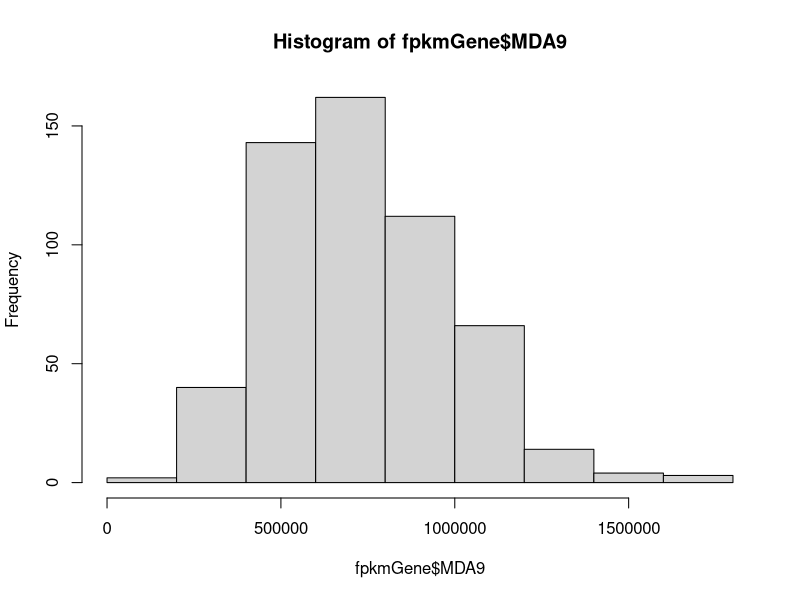
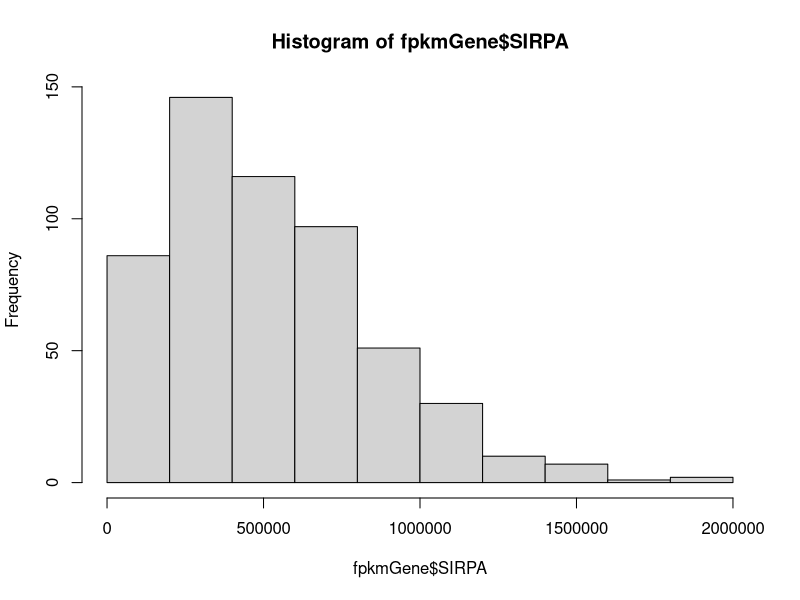
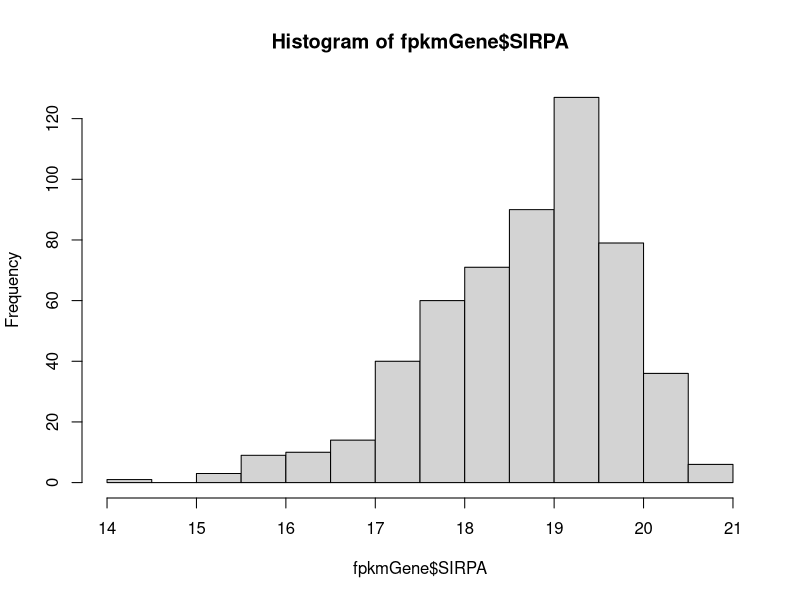
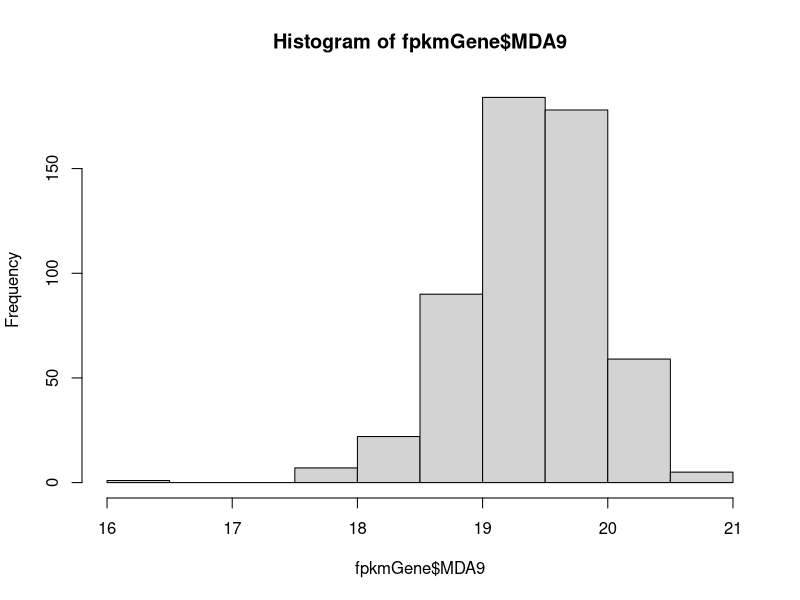
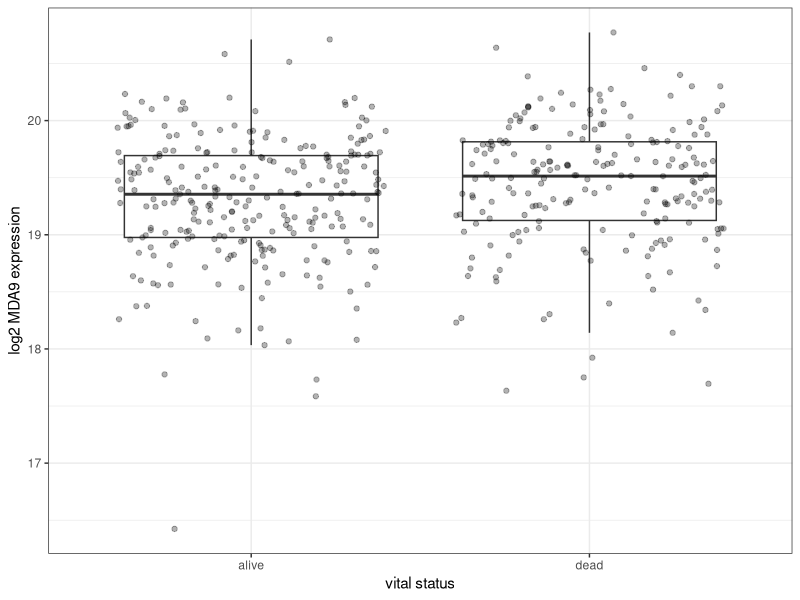

R code for these plots, in order: (Note: this script raises an error after producing the figures.)
#### head and neck expression analysis ####

# load packages
library(dplyr)
library(ggplot2)

# define exclusion subsetting
`%ni%` <- Negate(`%in%`) 

#### data pre-processing ####

# read in saved data
fpkmGene <- read.table("targetGeneHNSCC.csv")
# see all metadata
colnames(fpkmGene)
# view untransformed distribution
hist(fpkmGene$MDA9) # very slightly left skewed
hist(fpkmGene$SIRPA) # slightly left skewed
# save untransformed data
fpkmGeneNolog <- fpkmGene

# log transform genes
fpkmGene[1:12] <- fpkmGene[1:12] + 1 # add one pseudo count to all counts to remove zeros
fpkmGene[1:12] <- log2(fpkmGene[1:12]) # apply log2 transformation
hist(fpkmGene$SIRPA) 
hist(fpkmGene$MDA9) 

# assessing clinical data
table(fpkmGene$shortLetterCode) # 44 NT, 2 TM, 500 TP
table(fpkmGene$race) # 49 AA, 468 white
table(fpkmGene$ethnicity) # 27 HIS, 480 not (some overlap with AA?)

# extract tumor data
tum <- fpkmGene %>%
  filter(shortLetterCode == "TP")
# extracting whites with known HIS
his_nonhis <- fpkmGene %>%
  filter(race == "white") %>%
  filter(ethnicity == "hispanic or latino" | ethnicity == "not hispanic or latino") 
# extracting AA and white who are not HIS
BW_nonhis <- fpkmGene %>%
  filter(race == "white" | race == "black or african american") %>%
  filter(ethnicity == "not hispanic or latino") 

#### MDA-9/Syntenin ####

## high expression in AA is correlated with poor outcome when compared to non-hispanic whites
## compare vital status based on MDA9
t.test(MDA9 ~ vital_status, data=BW_nonhis) # 0.004855
ggplot(BW_nonhis, aes(vital_status, MDA9)) + 
  ylab("log2 MDA9 expression") +
  xlab("vital status") +
  geom_boxplot(outlier.shape = NA) +
  geom_jitter(alpha = 0.3) +
  theme_bw() 
#ggsave("figures/MDA9BW_nonhis_vital_.jpg")

## kaplan meier: days to last followup
# remove missing data 
BW_nonhis_km <- BW_nonhis %>%
  filter(!is.na(days_to_last_follow_up)) 
BW_nonhis_km <- BW_nonhis_km %>% 
  mutate(vital = (as.numeric(vital_status)) - 1)
# fit model
mda9_fit <- survfit(Surv(days_to_last_follow_up, 
                    vital) ~ race, 
               data = BW_nonhis_km)
# Visualize with survminer
ggsurvplot(mda9_fit, data = BW_nonhis_km, risk.table = TRUE)

## kaplan meier: days to death
# remove missing data 
BW_nonhis_km <- BW_nonhis %>%
  filter(!is.na(days_to_death)) 
BW_nonhis_km <- BW_nonhis_km %>% 
  mutate(vital = (as.numeric(vital_status)) - 1)
# fit model
mda9_fit <- survfit(Surv(days_to_death, 
                         vital) ~ race, 
                    data = BW_nonhis_km)
# Visualize with survminer
ggsurvplot(mda9_fit, data = BW_nonhis_km, risk.table = TRUE)

# high expression in HIS is correlated with poor outcome when compared to non-hispanic whites
# vital status
t.test(MDA9 ~ vital_status, data=his_nonhis) # 0.004231
ggplot(his_nonhis, aes(vital_status, MDA9)) + 
  ylab("log2 MDA9 expression") +
  xlab("vital status") +
  geom_boxplot(outlier.shape = NA) +
  geom_jitter(alpha = 0.3) +
  theme_bw() 
#ggsave("figures/MDA9his_nonhis_vital.jpg") 
# days to death

#### SIRPA ####

# high expression in AA is correlated with poor outcome when compared to non-hispanic whites
t.test(SIRPA ~ vital_status, data=BW_nonhis) # 0.3977
ggplot(BW_nonhis, aes(vital_status, SIRPA)) + 
  ylab("log2 MDA9 expression") +
  xlab("vital status") +
  geom_boxplot(outlier.shape = NA) +
  geom_jitter(alpha = 0.3) +
  theme_bw() 
